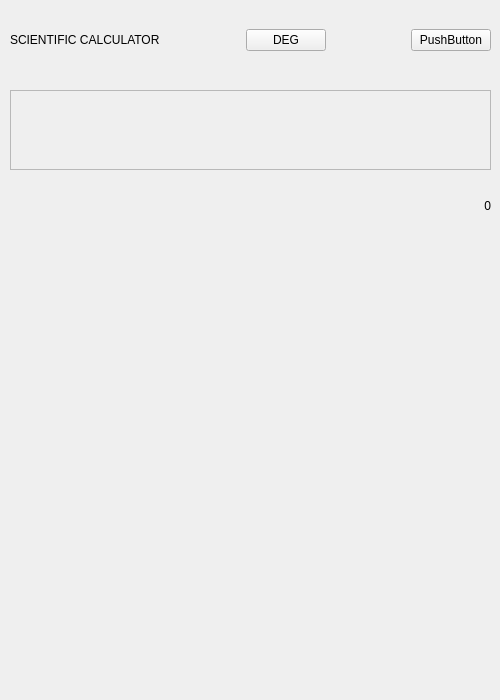
<?xml version="1.0" encoding="UTF-8"?>
<ui version="4.0">
 <class>MainWindow</class>
 <widget class="QMainWindow" name="MainWindow">
  <property name="geometry">
   <rect>
    <x>0</x>
    <y>0</y>
    <width>500</width>
    <height>700</height>
   </rect>
  </property>
  <property name="minimumSize">
   <size>
    <width>500</width>
    <height>700</height>
   </size>
  </property>
  <property name="windowTitle">
   <string>Scientific Calculator</string>
  </property>
  <widget class="QWidget" name="centralwidget">
   <widget class="QWidget" name="verticalLayoutWidget">
    <property name="geometry">
     <rect>
      <x>0</x>
      <y>-40</y>
      <width>501</width>
      <height>751</height>
     </rect>
    </property>
    <layout class="QVBoxLayout" name="verticalLayout">
     <item>
      <widget class="QWidget" name="topBar" native="true">
       <widget class="QWidget" name="horizontalLayoutWidget">
        <property name="geometry">
         <rect>
          <x>10</x>
          <y>40</y>
          <width>481</width>
          <height>80</height>
         </rect>
        </property>
        <layout class="QHBoxLayout" name="horizontalLayout">
         <item>
          <widget class="QLabel" name="titleLabel">
           <property name="text">
            <string>SCIENTIFIC CALCULATOR</string>
           </property>
          </widget>
         </item>
         <item>
          <spacer name="horizontalSpacer_2">
           <property name="orientation">
            <enum>Qt::Orientation::Horizontal</enum>
           </property>
           <property name="sizeHint" stdset="0">
            <size>
             <width>40</width>
             <height>20</height>
            </size>
           </property>
          </spacer>
         </item>
         <item>
          <widget class="QPushButton" name="btnAngleMode">
           <property name="text">
            <string>DEG</string>
           </property>
          </widget>
         </item>
         <item>
          <spacer name="horizontalSpacer">
           <property name="orientation">
            <enum>Qt::Orientation::Horizontal</enum>
           </property>
           <property name="sizeHint" stdset="0">
            <size>
             <width>40</width>
             <height>20</height>
            </size>
           </property>
          </spacer>
         </item>
         <item>
          <widget class="QPushButton" name="btnMenu">
           <property name="text">
            <string>PushButton</string>
           </property>
          </widget>
         </item>
        </layout>
       </widget>
       <widget class="QScrollArea" name="expressionScrollArea">
        <property name="geometry">
         <rect>
          <x>10</x>
          <y>130</y>
          <width>481</width>
          <height>80</height>
         </rect>
        </property>
        <property name="widgetResizable">
         <bool>true</bool>
        </property>
        <widget class="QWidget" name="scrollAreaWidgetContents">
         <property name="geometry">
          <rect>
           <x>0</x>
           <y>0</y>
           <width>479</width>
           <height>78</height>
          </rect>
         </property>
         <widget class="QWidget" name="mathDisplay" native="true">
          <property name="geometry">
           <rect>
            <x>30</x>
            <y>10</y>
            <width>411</width>
            <height>61</height>
           </rect>
          </property>
         </widget>
        </widget>
       </widget>
       <widget class="QLabel" name="resultDisplay">
        <property name="geometry">
         <rect>
          <x>10</x>
          <y>220</y>
          <width>481</width>
          <height>51</height>
         </rect>
        </property>
        <property name="text">
         <string>0</string>
        </property>
        <property name="alignment">
         <set>Qt::AlignmentFlag::AlignRight|Qt::AlignmentFlag::AlignTrailing|Qt::AlignmentFlag::AlignVCenter</set>
        </property>
       </widget>
       <widget class="QWidget" name="calculatorPanel" native="true">
        <property name="geometry">
         <rect>
          <x>10</x>
          <y>300</y>
          <width>481</width>
          <height>431</height>
         </rect>
        </property>
        <widget class="QWidget" name="gridLayoutWidget">
         <property name="geometry">
          <rect>
           <x>-1</x>
           <y>-1</y>
           <width>481</width>
           <height>431</height>
          </rect>
         </property>
         <layout class="QGridLayout" name="gridLayout"/>
        </widget>
       </widget>
      </widget>
     </item>
    </layout>
   </widget>
  </widget>
 </widget>
 <resources/>
 <connections/>
</ui>
